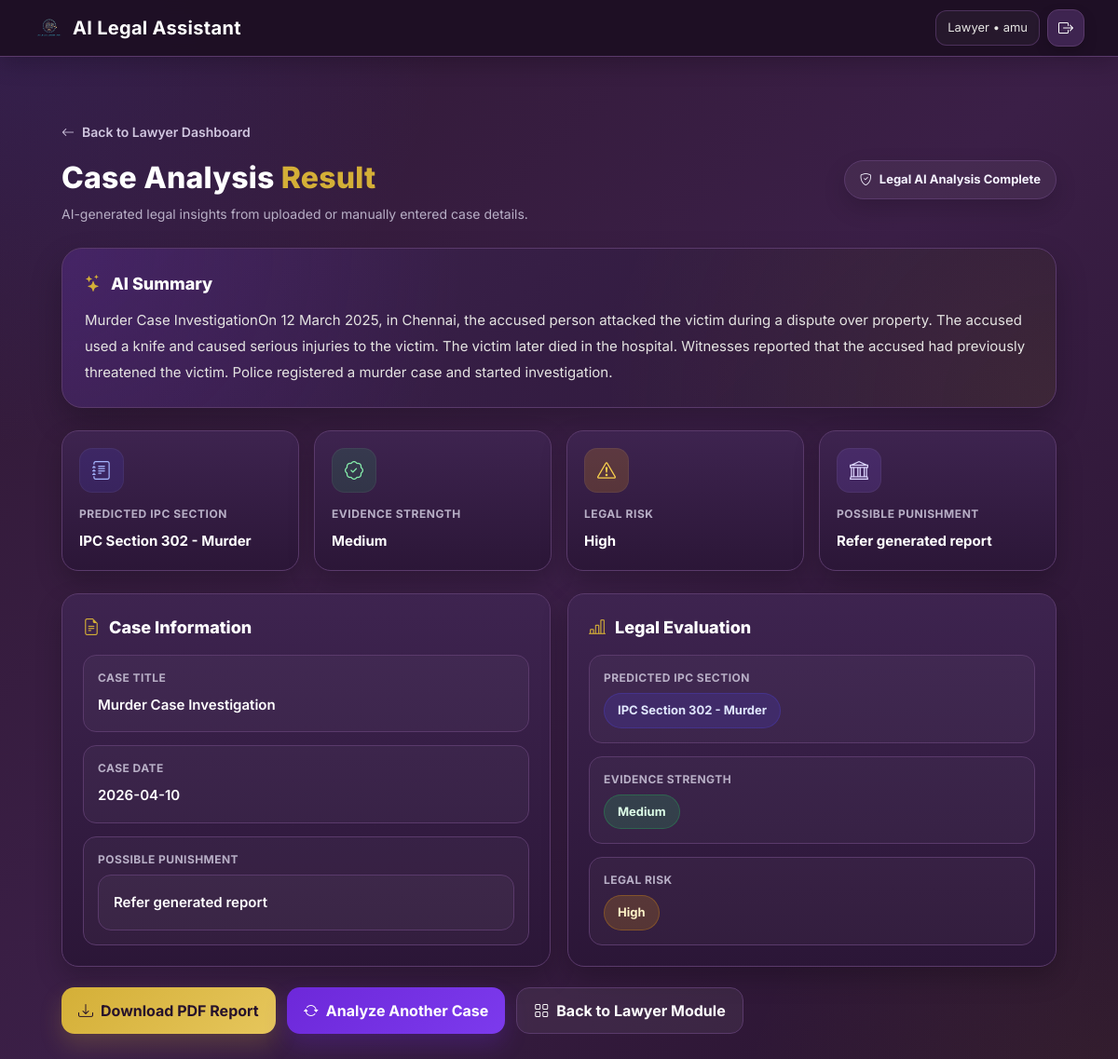
Screenshot of /view_case/56 (signed in) with the database file from the repository.
### tables this page shows
CREATE TABLE cases (
            id INTEGER PRIMARY KEY AUTOINCREMENT,
            user_id INTEGER NOT NULL,
            case_title TEXT NOT NULL,
            case_date TEXT NOT NULL,
            description TEXT NOT NULL,
            summary TEXT,
            predicted_ipc TEXT,
            evidence_strength TEXT,
            legal_risk TEXT,
            created_at TEXT DEFAULT CURRENT_TIMESTAMP,
            FOREIGN KEY (user_id) REFERENCES users(id)
        );

### app.py (the view)
@app.route("/view_case/<int:case_id>")
@role_required("Lawyer")
def view_case(case_id):
    conn = get_db_connection()
    case = conn.execute("""
        SELECT * FROM cases
        WHERE id = ? AND user_id = ?
    """, (case_id, session["user_id"])).fetchone()
    conn.close()
    if not case:
        flash("Case not found.", "danger")
        return redirect(url_for("case_history"))
    report_filename = secure_filename(f"{case['case_title']}_{case['id']}.pdf")
    return render_template(
        "report_view.html",
        title=case["case_title"],
        date=case["case_date"],
        summary=case["summary"],
        ipc=case["predicted_ipc"],
        evidence=case["evidence_strength"],
        risk=case["legal_risk"],
        punishment="Refer generated report",
        report=report_filename,
    )

### app.py (called while the page is built)
def get_db_connection():
    conn = sqlite3.connect(DB_PATH)
    conn.row_factory = sqlite3.Row
    return conn

def role_required(required_role):
    def decorator(view_func):
        @wraps(view_func)
        def wrapper(*args, **kwargs):
            if "user_id" not in session:
                flash("Please login first.", "danger")
                return redirect(url_for("login"))
            if session.get("role") != required_role:
                flash("Access denied.", "danger")
                return redirect(url_for("dashboard"))
            return view_func(*args, **kwargs)
        return wrapper
    return decorator

### templates/report_view.html (shortened to what this page needs)
{% extends "base.html" %}
{% block content %}
<link rel="stylesheet" href="https://cdn.jsdelivr.net/npm/bootstrap-icons@1.11.3/font/bootstrap-icons.min.css">
<div class="report-page">
    <a href="{{ url_for('lawyer') }}" class="back-link">
        <i class="bi bi-arrow-left"></i> Back to Lawyer Dashboard
    </a>
    <div class="result-header">
        <div>
            <h2 class="page-title">Case Analysis <span>Result</span></h2>
            <p class="page-subtitle">
                AI-generated legal insights from uploaded or manually entered case details.
            </p>
        </div>
        <div class="top-badge">
            <i class="bi bi-shield-check"></i> Legal AI Analysis Complete
        </div>
    </div>
    <div class="summary-banner">
        <div class="summary-title">
            <i class="bi bi-stars"></i> AI Summary
        </div>
        <p class="summary-text">{{ summary or "No summary available." }}</p>
    </div>
    <div class="metrics-grid">
        <div class="metric-card">
            <div class="metric-icon icon-blue">
                <i class="bi bi-journal-text"></i>
            </div>
            <div class="metric-label">Predicted IPC Section</div>
            <div class="metric-value">{{ ipc or "Not identified" }}</div>
        </div>
        <div class="metric-card">
            <div class="metric-icon icon-green">
                <i class="bi bi-patch-check"></i>
            </div>
            <div class="metric-label">Evidence Strength</div>
            <div class="metric-value">{{ evidence or "Not available" }}</div>
        </div>
        <div class="metric-card">
            <div class="metric-icon icon-orange">
                <i class="bi bi-exclamation-triangle"></i>
            </div>
            <div class="metric-label">Legal Risk</div>
            <div class="metric-value">{{ risk or "Not available" }}</div>
        </div>
        <div class="metric-card">
            <div class="metric-icon icon-violet">
                <i class="bi bi-bank"></i>
            </div>
            <div class="metric-label">Possible Punishment</div>
            <div class="metric-value">{{ punishment or "Not available" }}</div>
        </div>
    </div>
    <div class="content-grid">
        <div class="result-card">
            <div class="card-heading">
                <i class="bi bi-file-earmark-text"></i> Case Information
            </div>
            <div class="info-list">
                <div class="info-item">
                    <div class="result-label">Case Title</div>
                    <div class="result-value">{{ title or "Untitled Case" }}</div>
                </div>
                <div class="info-item">
                    <div class="result-label">Case Date</div>
                    <div class="result-value">{{ date or "Not provided" }}</div>
                </div>
                <div class="info-item">
                    <div class="result-label">Possible Punishment</div>
                    <div class="punishment-box">
                        <div class="result-value">{{ punishment or "Not available" }}</div>
                    </div>
                </div>
            </div>
        </div>
        <div class="result-card">
            <div class="card-heading">
                <i class="bi bi-bar-chart-line"></i> Legal Evaluation
            </div>
            <div class="info-list">
                <div class="info-item">
                    <div class="result-label">Predicted IPC Section</div>
                    <span class="badge-box ipc-badge">{{ ipc or "Not identified" }}</span>
                </div>
                <div class="info-item">
                    <div class="result-label">Evidence Strength</div>
                    <span class="badge-box evidence-badge">{{ evidence or "Not available" }}</span>
                </div>
                <div class="info-item">
                    <div class="result-label">Legal Risk</div>
                    <span class="badge-box risk-badge">{{ risk or "Not available" }}</span>
                </div>
            </div>
        </div>
    </div>
    <div class="action-row">
        <a href="{{ url_for('download_report', filename=report) }}" class="action-btn download-btn">
            <i class="bi bi-download"></i> Download PDF Report
        </a>
        <a href="{{ url_for('case_upload') }}" class="action-btn another-btn">
            <i class="bi bi-arrow-repeat"></i> Analyze Another Case
        </a>
        <a href="{{ url_for('lawyer') }}" class="action-btn dashboard-btn">
            <i class="bi bi-grid"></i> Back to Lawyer Module
        </a>
    </div>
</div>
{% endblock %}

### static/css/style.css (style rules this page uses)
body { background:#00002A; color:white; font-family: "Poppins", sans-serif; }
body { margin: 0; min-height: 100vh; background: linear-gradient(135deg, #301934, #3B1F47, #26122B); color: #FFFFFF; font-family: "Segoe UI", Tahoma, Geneva, Verdana, sans-serif; }

### templates/base.html (style rules this page uses)
body { margin:0; min-height:100vh; background: radial-gradient(circle at top left, rgba(79,70,229,0.14), transparent 28%), radial-gradient(circle at bottom right, rgba(212,175,55,0.08), transparent 24%), linear-gradient(135deg, #301934, #3B1F47, #26122B); color:#FFFFFF; font-family:"Segoe UI", Tahoma, Geneva, Verdana, sans-serif; }

### rows the page displays
cases: summary "Murder Case InvestigationOn 12 March 2025, in Chennai, the accused person attacked the victim during a dispute over property. The accused used a knife and caused serious injuries to the victim. The victim later died in the hospital. Witnesses reported that the accused had previously threatened the victim. Police registered a murder case and started investigation.", predicted_ipc "IPC Section 302 - Murder", evidence_strength "Medium", legal_risk "High", case_title "Murder Case Investigation", case_date "2026-04-10"

### other values shown
{{ session.get("role", "User") }} "Lawyer"
{{ session.get("username") }} "amu"
{{ punishment or "Not available" }} "Refer generated report"
